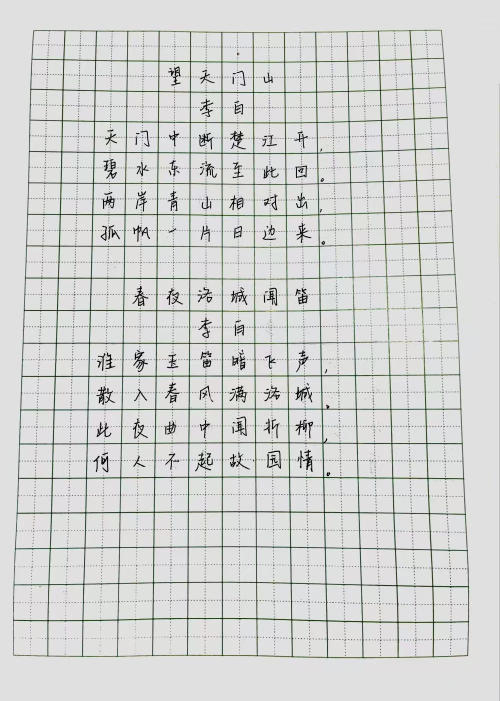
#> input picture 角点检测/work/picture1.png, 1000 x 1401 px (shown at 1/2 size)
$ python tijiaoo.py
#> lines starting #> are read from the running program, lines starting #| are printed output that depends on the picture; after the words box and inside, x2 and y2 are one past the last pixel; in counts of white or black regions, pixels touching at a corner belong together
import cv2
import numpy as np
import csv
def remove_small_area(img,a):
    num_labels, labels, stats, centroids = cv2.connectedComponentsWithStats(img, connectivity=8)
    for i in range(1, num_labels):
        if stats[i][4] < a:
            img[labels == i] = 0
    return img

def merge_close_contours(contours, distance_threshold):
    merged_contours = []
    merged_indices = set()  # 用于跟踪已合并的轮廓索引

    for i in range(len(contours)):
        if i in merged_indices:
            continue

        # 当前轮廓的包围盒
        x1, y1, w1, h1 = cv2.boundingRect(contours[i])

        # 初始化合并的轮廓
        merged_contour = contours[i]

        for j in range(i + 1, len(contours)):
            if j in merged_indices:
                continue

            # 获取下一个轮廓的包围盒
            x2, y2, w2, h2 = cv2.boundingRect(contours[j])

            # 计算包围盒之间的中心点距离
            center_distance = np.sqrt((x1 - x2) ** 2+ (y1 - y2) ** 2)

            if center_distance < distance_threshold:
                merged_contour = np.vstack([merged_contour, contours[j]])  # 垂直堆叠
                merged_indices.add(j)

        # 使用 cv2.convexHull 创建新的轮廓
        merged_contour = cv2.convexHull(merged_contour)
        # 将合并后的轮廓添加到结果中
        merged_contours.append(merged_contour)

    return merged_contours

image_path = 'work/picture1.png'
img = cv2.imread(image_path,0)
#> img: shape (1401, 1000); min 0, max 248, mean 212.1
img[img<20]=0
#> img: shape (1401, 1000); min 0, max 248, mean 212.1

contours, _ = cv2.findContours(img, cv2.RETR_LIST, cv2.CHAIN_APPROX_SIMPLE)
#> contours = 1448 contours, 1271 with area under 20; largest, box (x1, y1, x2, y2) and area: (0, 0, 1000, 1401) 1398600, (596, 587, 615, 609) 126, (471, 266, 485, 292) 94, (480, 723, 491, 741) 86, (597, 712, 617, 730) 80
contours = merge_close_contours(contours, 21)
#> the loop in merge_close_contours, `for i in range(len(contours)):` made 1448 passes
#> (x1, y1, w1, h1, merged_contour) on passes 1, 4, 5: (512, 1163, 3, 3, [[512, 1164], [513, 1163], [514, 1164], [513, 1165]]), (579, 1093, 3, 3, [[579, 1094], [580, 1093], [581, 1094], [580, 1095]]), (929, 1027, 3, 3, [[929, 1028], [930, 1027], [931, 1028], [930, 1029]])
#> after the loop in merge_close_contours, `for i in range(len(contours)):`: merged_contours = 221 contours, 50 with area under 20; largest, box (x1, y1, x2, y2) and area: (0, 0, 1000, 1401) 1398600, (527, 575, 552, 610) 628, (464, 711, 491, 741) 607, (196, 716, 229, 742) 565, (398, 270, 425, 299) 554; merged_indices = 1227 items
#> contours has the same summary as merged_contours in merge_close_contours
cv2.drawContours(img, contours, -1, (255, 255, 255), -1)
contours = sorted(contours, key=lambda x: cv2.contourArea(x), reverse=True)[:190]
#> contours = 190 contours, 19 with area under 20; largest, box (x1, y1, x2, y2) and area: (0, 0, 1000, 1401) 1398600, (527, 575, 552, 610) 628, (464, 711, 491, 741) 607, (196, 716, 229, 742) 565, (398, 270, 425, 299) 554
cv2.drawContours(img, contours, -1, (255, 255, 255), -1)
#> img: shape (1401, 1000); min 0, max 255, mean 252.2

_, img = cv2.threshold(img, 0, 255, cv2.THRESH_BINARY + cv2.THRESH_OTSU)
#> img: shape (1401, 1000); 99% white; black in thin lines or dots, all inside (x1, y1, x2, y2) = (123, 133, 863, 1100)
cv2.bitwise_not(img, img)
img=remove_small_area(img,5)
#> in remove_small_area, `num_labels, labels, stats, centroids = cv2.connectedComponentsWithStat..`: labels: shape (1401, 1000) int32; 435 distinct labels, from 0 to 434
#> in remove_small_area, `num_labels, labels, stats, centroids = cv2.connectedComponentsWithStat..`: num_labels = 435; stats = 435 rows, first 6: [0, 0, 1000, 1401, 1386380], [349, 133, 11, 19, 113], [339, 137, 4, 2, 6], [337, 141, 10, 10, 46], [405, 140, 8, 4, 13], [473, 142, 14, 6, 28]; centroids = 435 pairs, first value 123 to 861.5, second value 137.5 to 1099
#> after the loop in remove_small_area, `for i in range(1, num_labels):`: img: shape (1401, 1000); 1% white in thin lines or dots, all inside (x1, y1, x2, y2) = (156, 133, 660, 952)
kernel = np.ones((3, 3), np.uint8) #先膨胀一下，防止把字体没连上腐蚀掉
img = cv2.dilate(img, kernel)
#> img: shape (1401, 1000); 2.2% white; 126 white regions (2 under 20 px), largest, box (x1, y1, x2, y2) and area: (595, 899, 626, 944) 731, (193, 772, 231, 810) 719, (390, 906, 426, 943) 667
img=remove_small_area(img,20)
#> in remove_small_area (call 2), `num_labels, labels, stats, centroids = cv2.connectedComponentsWithStat..`: labels: shape (1401, 1000) int32; 127 distinct labels, from 0 to 126
#> in remove_small_area (call 2), `num_labels, labels, stats, centroids = cv2.connectedComponentsWithStat..`: num_labels = 127; stats = 127 rows, first 6: [0, 0, 1000, 1401, 1369985], [336, 132, 25, 40, 524], [404, 139, 10, 6, 41], [465, 141, 23, 9, 109], [399, 145, 21, 15, 128], [527, 145, 19, 21, 231]; centroids = 127 pairs, first value 163 to 656.2, second value 141.7 to 947.9
kernel = np.ones((3, 3), np.uint8)
img = cv2.dilate(img, kernel, iterations=1)
#> img: shape (1401, 1000); 3.2% white; 85 white regions, largest, box (x1, y1, x2, y2) and area: (594, 898, 627, 945) 1027, (389, 905, 427, 944) 977, (192, 771, 232, 811) 959

img1=cv2.imread(image_path,0)
img1[img==255]=220
#> img1: shape (1401, 1000); min 0, max 247, mean 214.6

_, img_otsu = cv2.threshold(img1, 0, 255, cv2.THRESH_BINARY + cv2.THRESH_OTSU)
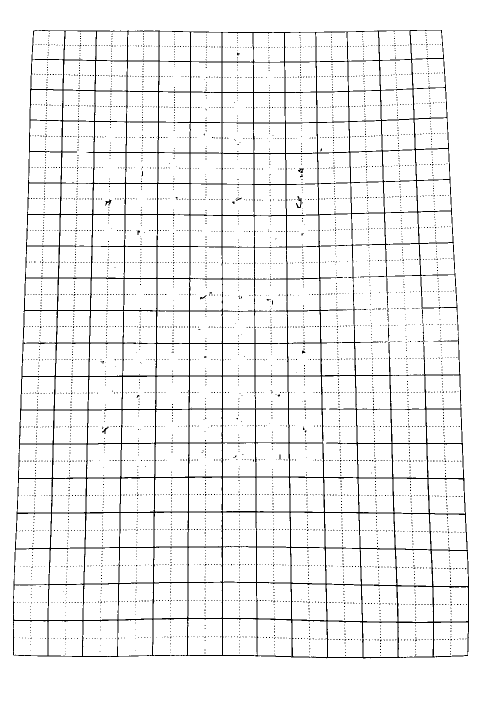
#> img_otsu: shape (1401, 1000) (shown at 1/2 size); 94.1% white; black in thin lines or dots, all inside (x1, y1, x2, y2) = (26, 60, 938, 1317)
cv2.bitwise_not(img_otsu, img_otsu)

_, img_thr = cv2.threshold(img1, 210, 255, cv2.THRESH_BINARY)
#> img_thr: shape (1401, 1000); 90.1% white; 4825 black regions (4706 under 20 px), largest, box (x1, y1, x2, y2) and area: (25, 59, 939, 1317) 100246, (998, 167, 1000, 1401) 1235, (592, 392, 603, 417) 136
cv2.bitwise_not(img_thr, img_thr)

img_otsu=remove_small_area(img_otsu,120)
#> call 3 of remove_small_area, with a = 120
#> in remove_small_area (call 3), `num_labels, labels, stats, centroids = cv2.connectedComponentsWithStat..`:
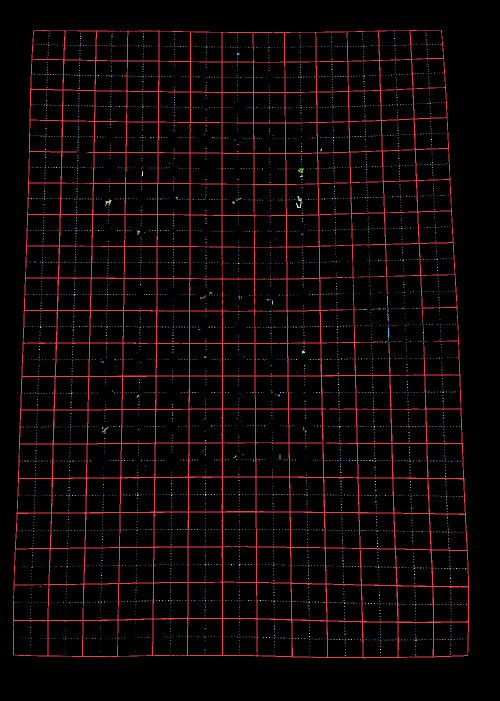
#> labels: shape (1401, 1000) int32 (shown at 1/2 size); 4714 distinct labels, from 0 to 4713; one colour per label, 0 black
#> in remove_small_area (call 3), `num_labels, labels, stats, centroids = cv2.connectedComponentsWithStat..`: num_labels = 4714; centroids = 4714 pairs, first value 34 to 932.3, second value 65.67 to 1310.3
img_thr=remove_small_area(img_thr,220)
#> call 4 of remove_small_area, with a = 220
#> in remove_small_area (call 4), `num_labels, labels, stats, centroids = cv2.connectedComponentsWithStat..`:
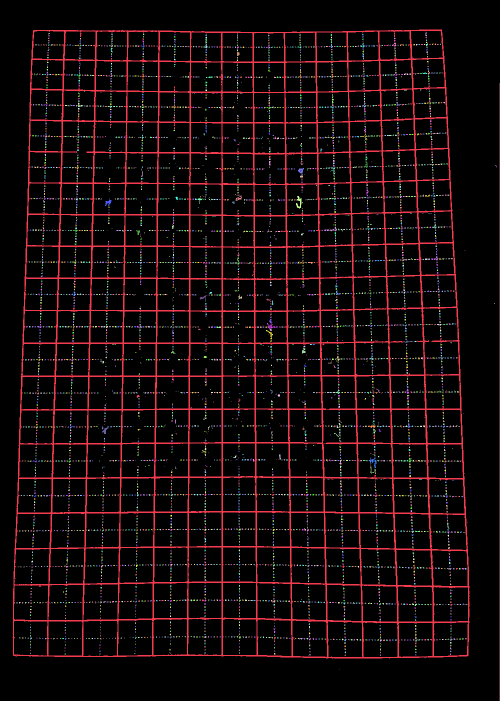
#> labels: shape (1401, 1000) int32 (shown at 1/2 size); 4826 distinct labels, from 0 to 4825; one colour per label, 0 black
#> in remove_small_area (call 4), `num_labels, labels, stats, centroids = cv2.connectedComponentsWithStat..`: num_labels = 4826; centroids = 4826 pairs, first value 31 to 999, second value 66.67 to 1338
#> after the loop in remove_small_area (call 4), `for i in range(1, num_labels):`:
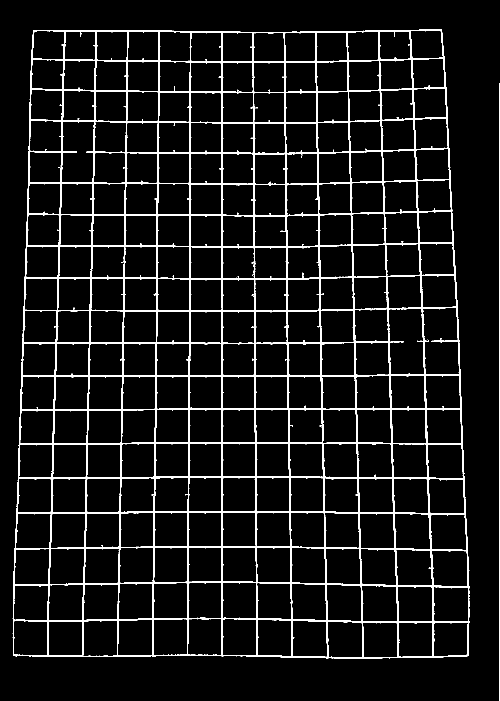
#> img: shape (1401, 1000) (shown at 1/2 size); 7.2% white; 2 white regions, box (x1, y1, x2, y2) and area: (25, 59, 939, 1317) 100246, (998, 167, 1000, 1401) 1235

height, width = img_otsu.shape
#> height = 1401; width = 1000
missing_regions = []
window_size = 70
for y in range(100, height-100, window_size):
    for x in range(100, width-100, window_size):
        window = img_otsu[y:y+window_size, x:x+window_size]
        white_pixel_ratio = np.sum(window == 255) / (window_size * window_size)
        if white_pixel_ratio < 0.01:
            missing_regions.append((x, y, x + window_size, y + window_size))
#> after the loop, missing_regions = [(730, 590, 800, 660)]

for region in missing_regions:
    x1, y1, x2, y2 = region
    if x2>width or y2>height:
        continue
    x1 = max(0, x1 - 40)
    y1 = max(0, y1 -10)
    x2 = min(width, x2 + 55)
    y2 = min(height, y2 + 35)
    img_otsu[y1:y2,x1:x2]=img_thr[y1:y2,x1:x2]
#> this loop made 1 pass
#> (region, x1, y1, x2, y2) on pass 1: ((730, 590, 800, 660), 690, 580, 855, 695)

img = cv2.ximgproc.thinning(img_otsu,thinningType=cv2.ximgproc.THINNING_ZHANGSUEN)
#> img: shape (1401, 1000); 2.5% white in thin lines or dots, all inside (x1, y1, x2, y2) = (26, 60, 937, 1316)

corners0 = cv2.goodFeaturesToTrack(img, 280, 0.01, 50)
#> corners0 = 280 rows, first 8: [866, 1244], [795, 1244], [724, 1243], [653, 1241], [165, 1240], [235, 1239], [513, 1237], [305, 1237]
print(len(corners0))
#| 280
img1=cv2.imread("work/picture1.png")
#> img1 is the input picture: shape (1401, 1000, 3); mean B, G, R 210.9, 212.6, 211.3
corners=[]
for i in corners0:
    x, y = i.ravel()
    region=img1[max(0,int(y)-3):min(int(y)+3,height),max(0,int(x)-3):min(int(x)+3,width)]
    region=cv2.cvtColor(region,cv2.COLOR_BGR2GRAY)
    if x>870:
        x=x+2
        corners.append([(x,y)])
        continue
    elif y<80:
        y=y-1
        x=x-1
        corners.append([(x,y)])
        continue
    else:
        y1,x1=np.unravel_index(np.argmin(region, axis=None), region.shape)
        x1+=max(0,int(x)-3)
        y1+=max(0,int(y)-3)
        corners.append([(x1,y1)])
#> this loop made 280 passes
#> (x, y, y1, x1) on passes 1 to 12: (866, 1244, 1244, 867), (795, 1244, 1244, 796), (724, 1243, 1243, 723), (653, 1241, 1241, 654), (165, 1240, 1241, 165), (235, 1239, 1240, 235), (513, 1237, 1237, 514), (305, 1237, 1237, 307), (444, 1236, 1237, 444), (375, 1236, 1237, 375), (865, 1172, 1173, 865), (722, 1169, 1169, 722)

corners=np.array(corners)
corners = np.int0(corners)

img=cv2.cvtColor(img,cv2.COLOR_GRAY2BGR)
corners = sorted(corners, key=lambda x: x[0][0])
count=0
img1=cv2.imread("work/picture1.png",0)
flag=0
data = [
    ["File Name", "Top Left", "Top Right", "Bottom Right", "Bottom Left","Has Text"],
]
for i in range(13):
    i_=i*20
    corners1=corners[i_:i_+20]
    corners2=corners[i_+20:i_+40]
    corners1 = sorted(corners1, key=lambda x: x[0][1])
    corners2 = sorted(corners2, key=lambda x: x[0][1])
    for j in range(19):
        flag=0
        x1,y1=corners1[j][0]
        x2,y2=corners2[j][0]
        x3,y3=corners2[j+1][0]
        x4,y4=corners1[j+1][0]

        img2=img1[min(y1,y2,y3,y4):max(y1,y2,y3,y4),min(x1,x2,x3,x4):max(x1,x2,x3,x4)]
        img2=img2[20:-20,20:-20]
        mean=np.mean(img2)
        if mean<213:
            flag=1
        file_name = f"picture1-{i}-{j}.png"
        data.append([file_name, (x1, y1+1), (x2, y2+1), (x3, y3+1), (x4, y4+1),flag])
        if flag==1:
            count+=1

with open('out.csv', mode='w', newline='') as file:
    writer = csv.writer(file)
    writer.writerows(data)
print(count)
#| 70


image_path = 'work/picture2.png'
img = cv2.imread(image_path,0)
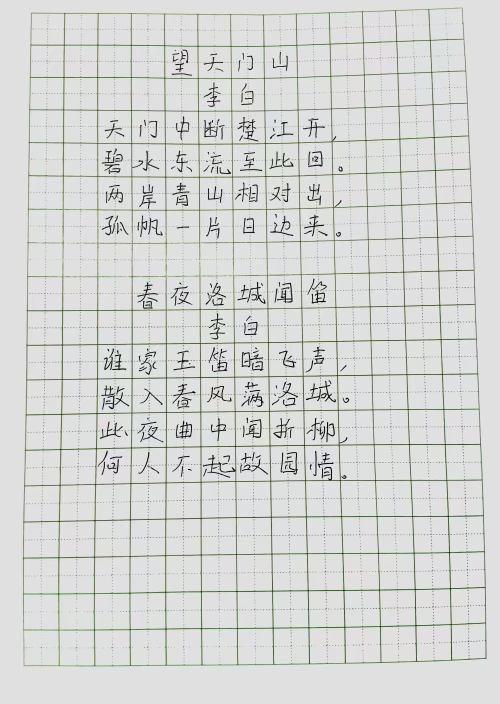
#> input picture 角点检测/work/picture2.png, 1000 x 1407 px (shown at 1/2 size)
#> img: shape (1407, 1000); min 0, max 249, mean 214
img[img<40]=0
#> img: shape (1407, 1000); min 0, max 249, mean 213.9

contours, _ = cv2.findContours(img, cv2.RETR_LIST, cv2.CHAIN_APPROX_SIMPLE)
cv2.drawContours(img, contours, -1, (255, 255, 255), -1)
#> img: shape (1407, 1000); 99.1% white; black in thin lines or dots, all inside (x1, y1, x2, y2) = (192, 100, 932, 1256)
contours = merge_close_contours(contours, 20)
#contours = sorted(contours, key=cv2.contourArea, reverse=True)[:220]
cv2.drawContours(img, contours, -1, (255, 255, 255), -1)

_, img = cv2.threshold(img, 0, 255, cv2.THRESH_BINARY + cv2.THRESH_OTSU)
cv2.bitwise_not(img, img)
kernel = np.ones((3, 3), np.uint8)
img = cv2.dilate(img, kernel)
#> img: shape (1407, 1000); 2.6% white; 381 white regions (105 under 20 px), largest, box (x1, y1, x2, y2) and area: (351, 842, 385, 878) 579, (274, 564, 305, 618) 523, (549, 565, 586, 607) 518
img=remove_small_area(img,30)
#> in remove_small_area (call 5), `num_labels, labels, stats, centroids = cv2.connectedComponentsWithStat..`: labels: shape (1407, 1000) int32; 382 distinct labels, from 0 to 381
kernel = np.ones((5, 5), np.uint8)
img = cv2.dilate(img, kernel, iterations=1)
#> img: shape (1407, 1000); 5.8% white; 98 white regions, largest, box (x1, y1, x2, y2) and area: (403, 907, 474, 958) 1904, (624, 900, 670, 964) 1800, (200, 768, 261, 822) 1758

img1=cv2.imread(image_path,0)
img1[img==255]=225
#> img1: shape (1407, 1000)

_, img_thr = cv2.threshold(img1, 200, 255, cv2.THRESH_BINARY)
#> img_thr: shape (1407, 1000); 92.6% white; black in thin lines or dots, all inside (x1, y1, x2, y2) = (45, 15, 973, 1333)
cv2.bitwise_not(img_thr, img_thr)
img_thr=remove_small_area(img_thr,150)
#> in remove_small_area (call 6), `num_labels, labels, stats, centroids = cv2.connectedComponentsWithStat..`: labels: shape (1407, 1000) int32; 4578 distinct labels, from 0 to 4577
#> after the loop in remove_small_area (call 6), `for i in range(1, num_labels):`:
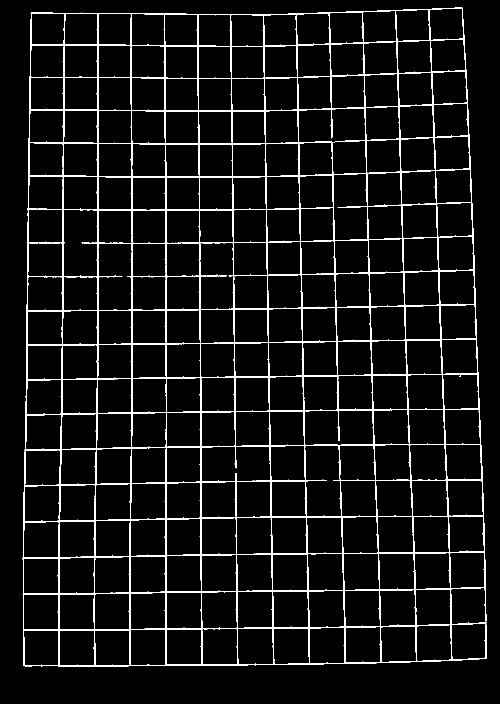
#> img: shape (1407, 1000) (shown at 1/2 size); 5.9% white in thin lines or dots, all inside (x1, y1, x2, y2) = (45, 15, 973, 1333)
kernel = cv2.getStructuringElement(cv2.MORPH_RECT, (5, 5))
img_thr = cv2.dilate(img_thr, kernel)
#> img_thr: shape (1407, 1000); 16% white; 1 white region, box (x1, y1, x2, y2) and area: (43, 13, 975, 1335) 225048
img = cv2.ximgproc.thinning(img_thr,thinningType=cv2.ximgproc.THINNING_ZHANGSUEN)
#> img: shape (1407, 1000); 2.5% white in thin lines or dots, all inside (x1, y1, x2, y2) = (46, 15, 972, 1332)

corners0 = cv2.goodFeaturesToTrack(img, 280, 0.01, 40)
print(len(corners0))
#| 280

height, width = img.shape
corners=[]
img1=cv2.imread("work/picture2.png")
#> img1 is the input picture: shape (1407, 1000, 3); mean B, G, R 212.4, 214.7, 213.1
for i in corners0:
    x, y = i.ravel()
    region=img1[max(0,int(y)- 3 ):min(int(y)+ 3 ,height),max(0,int(x)- 3 ):min(int(x)+ 3 ,width)]
    region=cv2.cvtColor(region,cv2.COLOR_BGR2GRAY)
    if x<100:
        x=x-1
        y=y-1
        corners.append([(x,y)])
        continue
    elif x>910:
        x=x+2
        corners.append([(x,y)])
        continue
    elif y<60:
        y=y-2
        x=x-1
        corners.append([(x,y)])
        continue
    elif y>1290:
        y=y+2
        x=x-1
        corners.append([(x,y)])
        continue
    else:
        y1,x1=np.unravel_index(np.argmin(region, axis=None), region.shape)
        x1+=max(0,int(x)- 3 )
        y1+=max(0,int(y)- 3 )
        corners.append([(x1,y1)])
#> this loop made 280 passes
#> i on passes 1 to 3: [[331, 1258]], [[403, 1257]], [[474, 1256]]

corners=np.array(corners)
corners = np.int0(corners)
corners = sorted(corners, key=lambda x: x[0][0])
count=0
img1=cv2.imread("work/picture2.png",0)
flag=0
data = []
for i in range(13):
    i_=i*20
    corners1=corners[i_:i_+20]
    corners2=corners[i_+20:i_+40]
    corners1 = sorted(corners1, key=lambda x: x[0][1])
    corners2 = sorted(corners2, key=lambda x: x[0][1])
    for j in range(19):
        flag=0
        x1,y1=corners1[j][0]
        x2,y2=corners2[j][0]
        x3,y3=corners2[j+1][0]
        x4,y4=corners1[j+1][0]
        img2=img1[min(y1,y2,y3,y4):max(y1,y2,y3,y4),min(x1,x2,x3,x4):max(x1,x2,x3,x4)]
        img2=img2[20:-20,20:-20]
        mean=np.mean(img2)
        if mean<213:
            flag=1
        file_name = f"picture2-{i}-{j}.png"
        data.append([file_name, (x1, y1+1), (x2, y2+1), (x3, y3+1), (x4, y4+1),flag])
        meta=[]
        if flag==1:
            count+=1
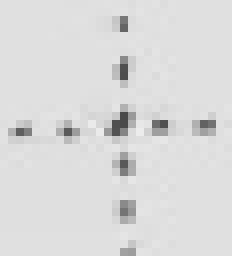
#> img2: shape (32, 29) (shown 8 times larger); min 74, max 236, mean 218.7

with open('out.csv', mode='a', newline='') as file:
    writer = csv.writer(file)
    writer.writerows(data)
print(count)
#| 70
